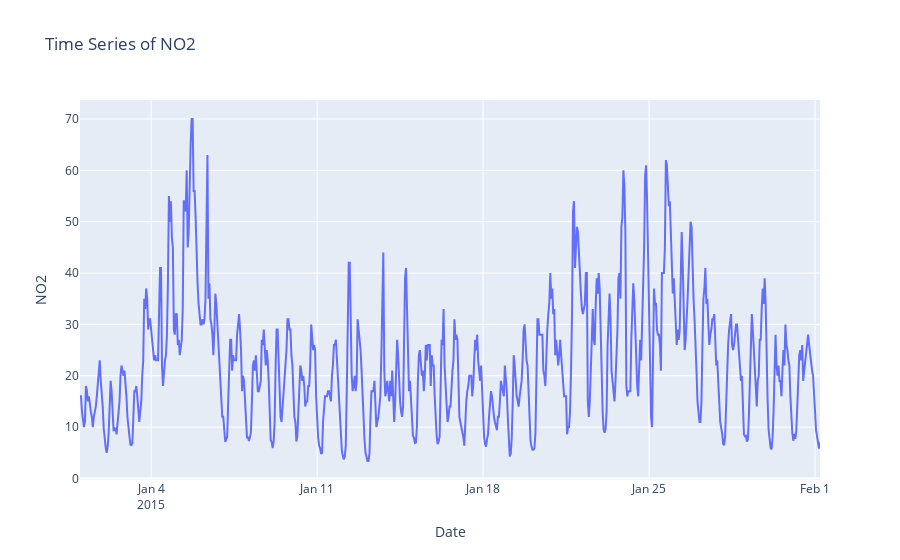

This figure's notebook cell:
### Code cell
diag=px.line(x=dtfr['time'].head(750),y=dtfr['NO2'].head(750),labels={'x':'Date','y':'NO2'},title='Time Series of NO2')
diag.show()

### Figure 1 — Plotly figure (JSON) as saved in the notebook; plotly's stock layout.template omitted (floating-point values rounded to 4 significant figures; data arrays with more than 128 entries replaced by an {"elided": "..."} marker saying what was removed)
{"data": [{"hovertemplate": "Date=%{x}<br>NO2=%{y}<extra></extra>", "legendgroup": "", "line": {"color": "#636efa", "dash": "solid"}, "marker": {"symbol": "circle"}, "mode": "lines", "name": "", "orientation": "v", "showlegend": false, "type": "scatter", "x": {"elided": "750 str values"}, "xaxis": "x", "y": {"elided": "750 float values"}, "yaxis": "y"}], "layout": {"legend": {"tracegroupgap": 0}, "title": {"text": "Time Series of NO2"}, "xaxis": {"anchor": "y", "domain": [0, 1], "title": {"text": "Date"}}, "yaxis": {"anchor": "x", "domain": [0, 1], "title": {"text": "NO2"}}}}
